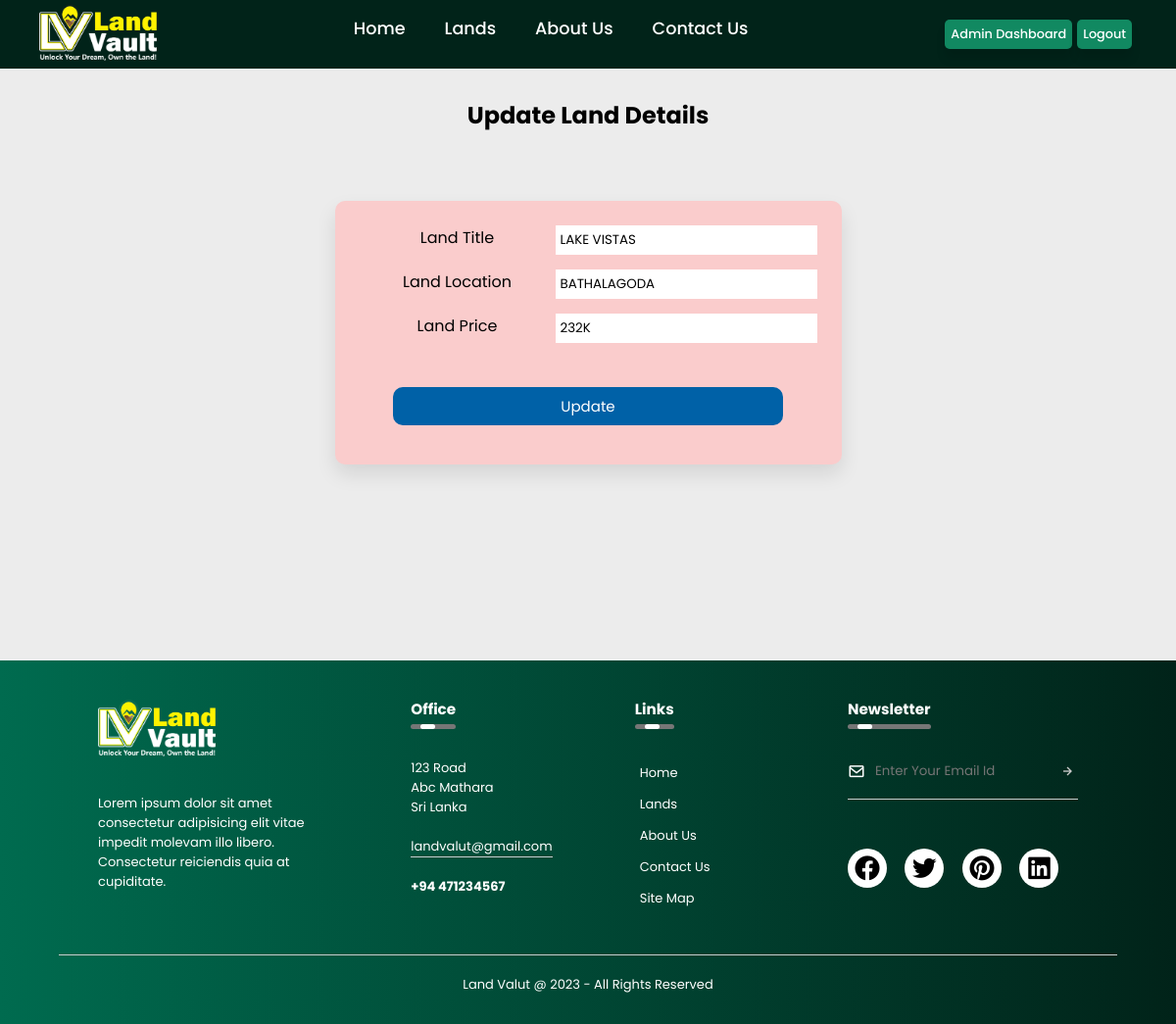
The app's page /updateLand.php?id=1 (signed in) with its own data.
### tables this page shows
CREATE TABLE land(
	landID INT AUTO_INCREMENT PRIMARY KEY NOT NULL,
	l_title varchar(60) NOT NULL,
	l_location varchar(30) NOT NULL,
	l_price varchar(20) NOT NULL,
	l_imgLoc varchar(20) NOT NULL,
	sellerID INT NOT NULL,
	l_description varchar(300)
);

### updateLand.php (the view, shortened to what this page needs)
<?php
    $title = 'Update'; include("header.php");
?>
<link rel="stylesheet" href="./css/updateLand.css">
<section>
    <h1 class="main-title">Update Land Details</h1>
    <?php
        include_once("./config/databaseConfig.php");
        $landid = $_GET["id"];
        $sql = mysqli_query($conn, "SELECT *
                                    FROM land
                                    WHERE landID='" . $landid . "'
                                    ");
        $row  = mysqli_fetch_array($sql);
            $lTitle = $row["l_title"];
            $lLocation = $row["l_location"];
            $lPrice = $row["l_price"];
    ?>
        <div class="container">
        <form class="update_form" action="./admin/updateLandConfig.php" method="POST">
                <div class="input-field">
                <label>Land Title</label>
                <input required value='<?php echo"$lTitle";?>' type="text" name="lTitle">
                </div>
                <div class="input-field">
                <label>Land Location</label>
                <input required value='<?php echo"$lLocation";?>' type="text" name="lLocation">
                </div>
                <div class="input-field">
                <label>Land Price</label>
                <input required value='<?php echo"$lPrice";?>' type="text" name="lPrice">
                </div>
                <div class="btn">
                <button type="submit" name="update">Update</button>
                </div>
            </form>
        </div>
</section>
<?php include("footer.php"); ?>

### css/header.css (style rules this page uses)
* { margin: 0; padding: 0; box-sizing: border-box; font-family: 'Poppins', sans-serif; scroll-behavior: smooth; list-style: none; text-decoration: none; }
body { background-color: #ececec; }

### css/updateLand.css (style rules this page uses)
section { justify-content: center; text-align: center; display: flex; flex-direction: column; justify-items: center; width: 60%; margin-left: auto; margin-right: auto; }
.main-title { position: relative; top: 100px; }
form { display: block; }
.container { display: block; margin-top: 150px; padding: 20px; margin-left: auto; margin-right: auto; margin-bottom: 180px; }
.update_form { display: block; background-color: #facccc; border-radius: 10px; box-shadow: 0px 10px 20px rgba(0, 0, 0, 0.1); padding: 10px; }
.input-field { display: flex; margin: 15px; }
.input-field label { width: 200px; }
.input-field input { background-color: white; padding: 5px; border: none; }
.update_form button { color: #fff; background-color: #0061a7; padding: 8px; border-radius: 10px; width: 80%; cursor: pointer; border: none; font-size: 15px; margin-top: 30px; margin-bottom: 30px; }
.update_form input { color: black; }

### css/footer.css (style rules this page uses)
* { margin: 0; padding: 0; box-sizing: border-box; font-family: 'Poppins', sans-serif; scroll-behavior: smooth; list-style: none; text-decoration: none; }

### records on screen
land: lTitle "LAKE VISTAS", lLocation "BATHALAGODA", lPrice "232K"
